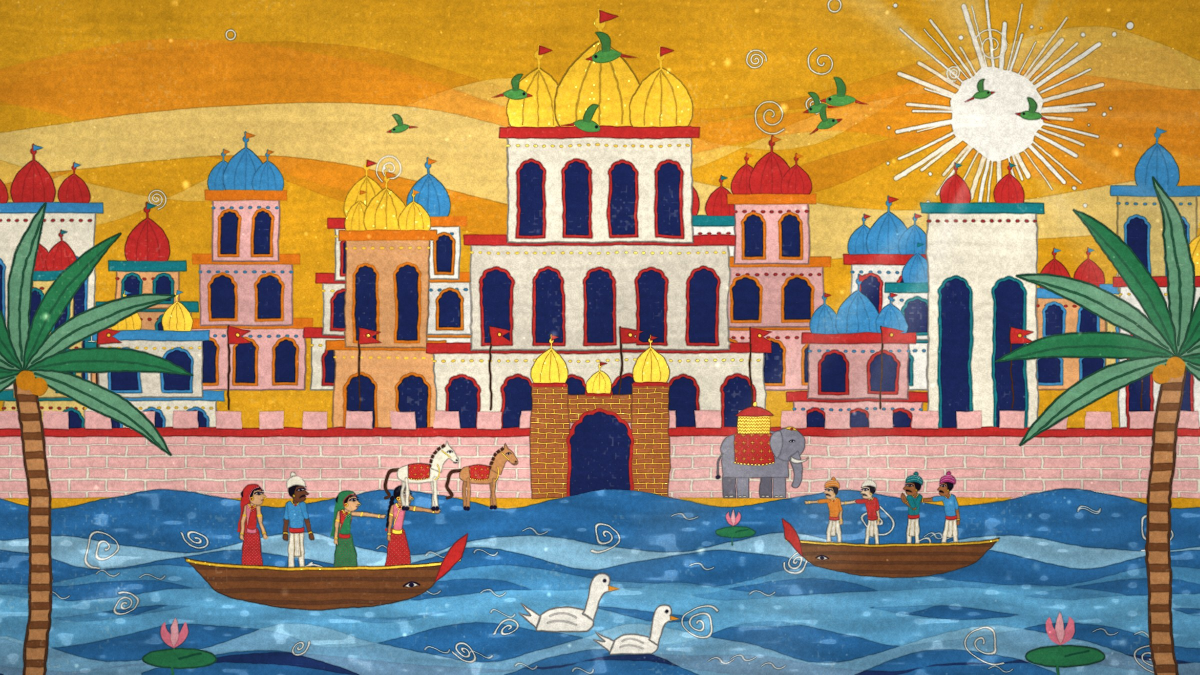
#> input picture ramayana/images/003-ayodhya-on-the-sarayu.jpg, 2400 x 1350 px, given as the content of the folder ../images/003-ayodhya-on-the-sarayu.jpg, which was not available (shown at 1/2 size)
$ python sheet.py ../images/003-ayodhya-on-the-sarayu.jpg ../images/004-the-gods-ask-vishnu.jpg 5
#> lines starting #> are read from the running program, lines starting #| are printed output that depends on the picture
# contact sheet: python3 ramayana/tools/sheet.py <dir> <out.jpg> [cols] [n1 n2 ...]
import sys, glob, os
from PIL import Image
d, out = sys.argv[1], sys.argv[2]; cols = int(sys.argv[3]) if len(sys.argv) > 3 else 3
want = set(sys.argv[4:])
fs = sorted(f for f in glob.glob(os.path.join(d, '*.jpg')) if not want or os.path.basename(f)[:3].lstrip('0') in want)
tw = 1800 // cols; th = tw * 9 // 16; rows = (len(fs) + cols - 1) // cols
sh = Image.new('RGB', (tw * cols, th * rows), '#14101d')
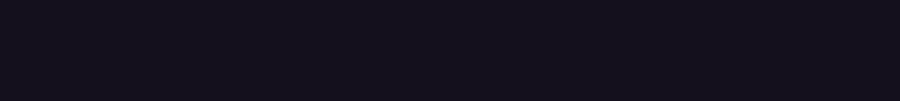
#> sh: PIL image 1800x202 RGB (shown at 1/2 size); mean R, G, B 20, 16, 29
for i, f in enumerate(fs): sh.paste(Image.open(f).resize((tw, th), Image.LANCZOS), ((i % cols) * tw, (i // cols) * th))
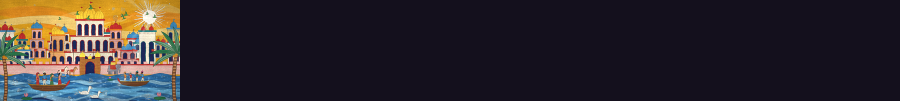
#> sh: PIL image 1800x202 RGB (shown at 1/2 size); mean R, G, B 46.9, 40.1, 44.8
sh.save(out, quality=85)

$ run again, on ramayana/images/006-four-sons.jpg
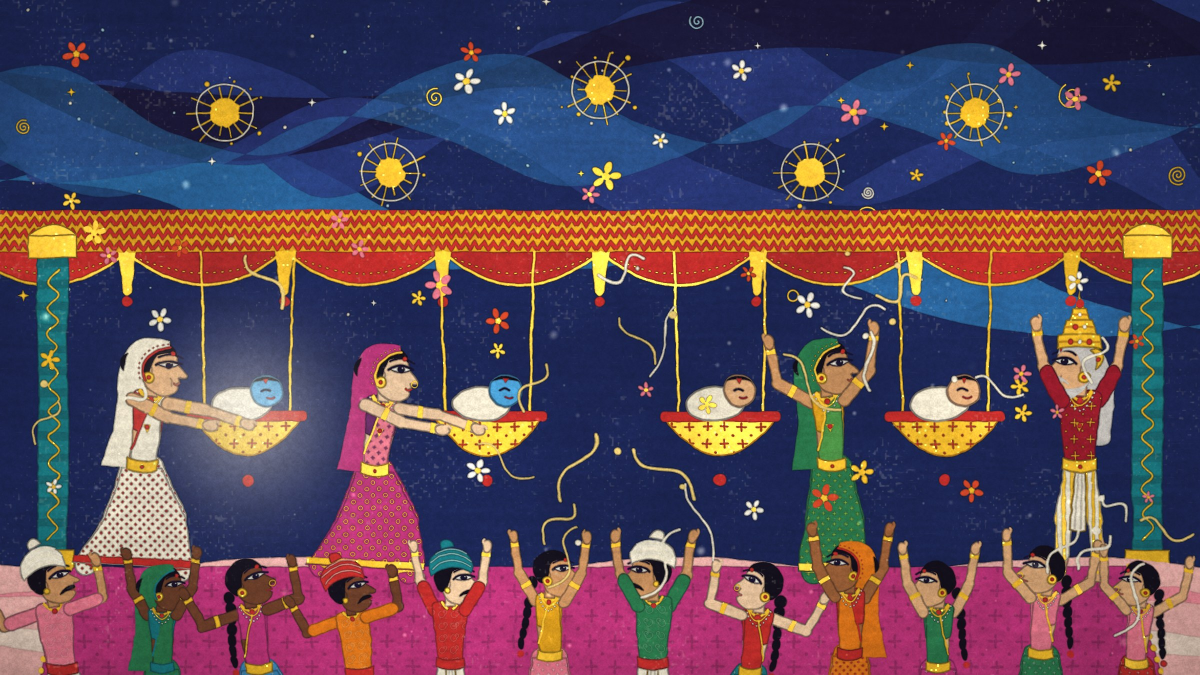
#> input picture ramayana/images/006-four-sons.jpg, 2400 x 1350 px, given as the content of the folder ../images/006-four-sons.jpg, which was not available (shown at 1/2 size)
#> `for i, f in enumerate(fs): sh.paste(Image.open(f).resize((tw, th), Ima..`:
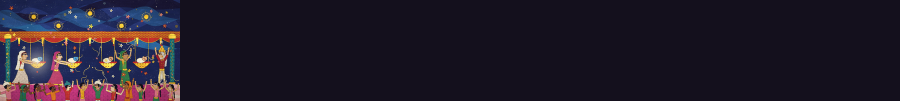
#> sh: PIL image 1800x202 RGB (shown at 1/2 size); mean R, G, B 34, 27.1, 40.8
